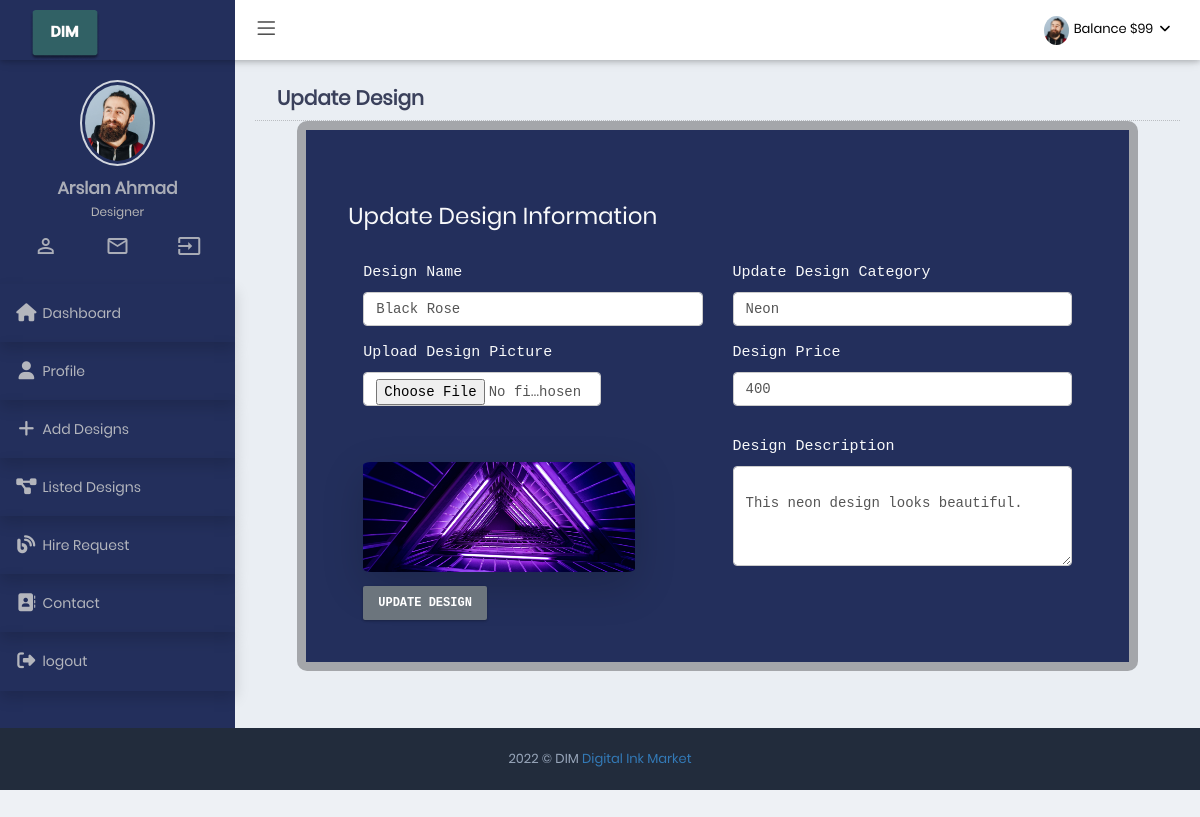
/designer/edit_design.php?id=11 (signed in), run on the app's committed database.
### tables this page shows
CREATE TABLE IF NOT EXISTS `designs` (
  `id` int(11) NOT NULL AUTO_INCREMENT,
  `dName` varchar(50) NOT NULL,
  `dCatagory` varchar(50) NOT NULL,
  `dPrice` varchar(50) NOT NULL,
  `dPic` varchar(50) NOT NULL,
  `description` varchar(500) NOT NULL,
  `user_id` int(11) NOT NULL,
  `added_on` datetime NOT NULL DEFAULT CURRENT_TIMESTAMP,
  PRIMARY KEY (`id`)
);

### designer/edit_design.php (the view, shortened to what this page needs)
<?php
include('../db_con.php');
include('partials/header.php');
$dname_e = "";
$dcat_e = "";
$ddescription_e = "";
$dprice_e = "";
if (isset($_GET['id'])) {
    $design_id = $_GET['id'];
    $query = "SELECT * FROM `designs` WHERE id=" . $design_id;
    $query_result_view_design = mysqli_query($con, $query);
    $fetch_design = mysqli_fetch_assoc($query_result_view_design);
    $dname_e = $fetch_design['dName'];
    $dcat_e = $fetch_design['dCatagory'];
    $ddescription_e = $fetch_design['description'];
    $dprice_e = $fetch_design['dPrice'];
    $dpicture_e = $fetch_design['dPic'];
}
?>
<div class="page-container">
    <?php
    include('partials/sidebar.php');
    ?>
    <div class="page-content-wrapper">
        <div class="page-content ">
            <div class="card-head">
                <header>Update Design</header>
            </div>
            <div class="outer-profile medium_b_raius mx-md-5" style="background:rgba(0,0,0,0.3);padding:1%;">
                <div class=" deep_dark p-md-5 p-3 text-light text-monospace px-md-5">
                    <form method="post" enctype="multipart/form-data">
                        <h3>Update Design Information</h3>
                        <div class="container">
                            <div class="row">
                                <div class="col-12 col-md-6">
                                    <label class="">Design Name</label>
                                    <input required type="text" placeholder="Design Name" name="dName" value="<?php echo $dname_e; ?>" class="form-control" id="dName">
                                </div>
                                <div class="col-12 col-md-6">
                                    <label class="">Update Design Category</label>
                                    <input required type="text" placeholder="Design Catagory" name="dCatagory" value="<?php echo $dcat_e; ?>" class="form-control" id="catagory">
                                </div>
                            </div>
                            <div class="row">
                                <div class="col-12 col-md-6 mt-3">
                                    <label class="">Upload Design Picture</label>
                                    <input type="file" class="form-control mb-3" id="picture" name="picture"  style="width: 70%;">
                                </div>
                                <div class="col-12 col-md-6 mt-3">
                                    <label class="">Design Price</label>
                                    <input required type="number" placeholder="Design Pre-Price" name="price" value="<?php echo $dprice_e; ?>" class="form-control" id="price">
                                </div>
                            </div>
                            <div class="row">
                                <div class="col-6 mt-5">
                                    <img class="shadow-lg" style="height: 110px;
    border-radius: 3%;
    width: 80%;
}" src="../General_Assets/assets/img/Designs/<?php echo $dpicture_e; ?>" class="img-responsive img fluid" alt="">
                                </div>
                                <div class="col-6 mt-3">
                                    <label class="">Design Description</label>
                                    <textarea class="form-control" placeholder="Enter Design Description " id="floatingTextarea2" name="desc" style="height: 100px">
                                    <?php echo $ddescription_e; ?></textarea>
                                </div>
                            </div>
                            <button type="submit" class="btn btn-secondary mt-3" name="update_design">Update Design</button>
                        </div>
                </div>
            </div>
        </div>
    </div>
</div>
</div>
<?php
include('partials/footer.php');
?>

### General_Assets/assets/css/responsive.css (style rules this page uses)
@media (min-width:992px) { .page-content-wrapper { float: left; width: 100% } }
@media (min-width:992px) { .page-content-wrapper .page-content { margin-left: 235px; margin-top: 0; min-height: 600px; padding: 25px 20px 10px } }

### General_Assets/assets/css/theme-color.css (style rules this page uses)
:root { --sidebar-color: #ffffff; --sidebar-font-color: #4680ff; --logo-color: #222c3c; --header-color: #6673FC; }
.dark-sidebar-color .page-container { background-color : #3a3f51; }

### designer/partials/header.php (style rules this page uses)
.dark-sidebar-color .sidemenu-container,.logo-dark .page-header.navbar .page-logo,.dark-sidebar-color .page-container,.deep_dark,.designer_primary { background-color:#232f5c; }
.medium_b_raius { border-radius:10px; }

### data on the page
designs: dName "Black Rose", dCatagory "Neon", price "400", dPic (picture), desc "This neon design looks beautiful."

### other printed values
$_SESSION['designer_user_name'] "Arslan Ahmad"
